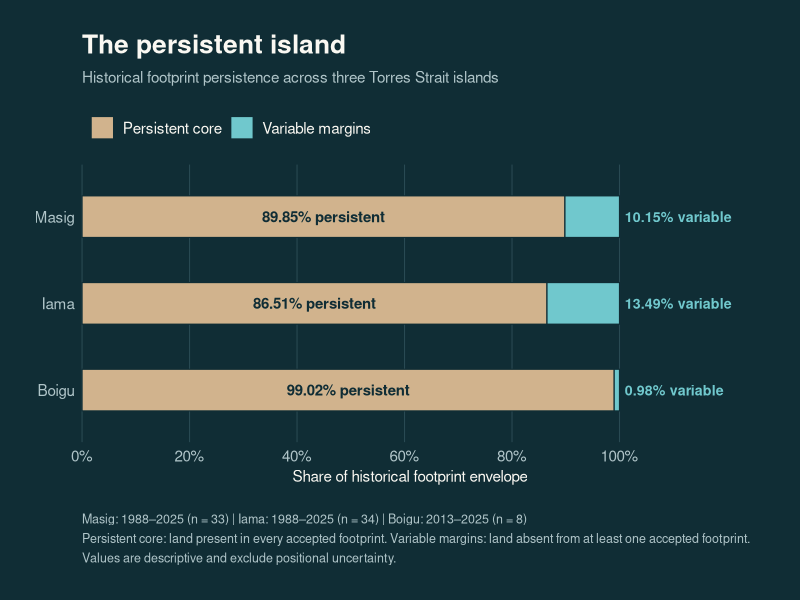
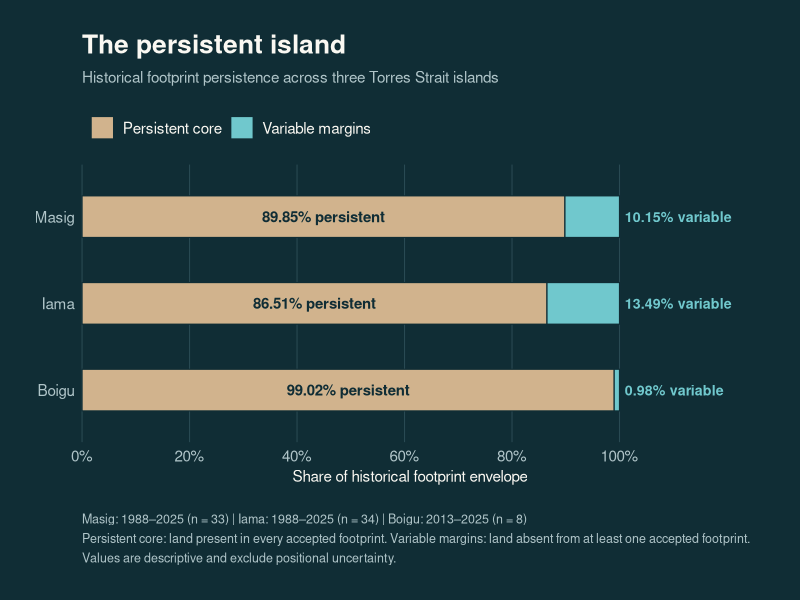

R code for these plots, in order:
# Historical island footprint persistence in the Torres Strait
# Kendra Sturdee
#
# Compares persistent land and variable margins across
# all accepted annual island footprints.
# Values are from the completed spatial analysis.

library(ggplot2)
library(dplyr)
library(tidyr)

# Load previously calculated spatial statistics

persistence <- tibble(
  Island = c("Masig", "Iama", "Boigu"),
  Persistent_pct = c(89.85, 86.51, 99.02),
  Variable_pct = c(10.15, 13.49, 0.98),
  Observations = c(33, 34, 8),
  Period = c("1988–2025", "1988–2025", "2013–2025")
)

# Verify analytical values

stopifnot(
  all(
    abs(
      persistence$Persistent_pct +
        persistence$Variable_pct - 100
    ) < 0.01
  )
)

persistence$Island <- factor(
  persistence$Island,
  levels = c("Boigu", "Iama", "Masig")
)

# GIS colour palette

ocean <- "#102D35"
ivory <- "#FAF8F2"
muted <- "#AFC4C8"
grid_colour <- "#294A53"

persistent_colour <- "#D1B38D"
variable_colour <- "#70C8CD"

# Prepare persistence measurements

persistence_long <- persistence %>%
  transmute(
    Island,
    `Persistent core` = Persistent_pct,
    `Variable margins` = Variable_pct
  ) %>%
  pivot_longer(
    cols = c(`Persistent core`, `Variable margins`),
    names_to = "Category",
    values_to = "Share_pct"
  )

persistence_long$Category <- factor(
  persistence_long$Category,
  levels = c("Variable margins", "Persistent core")
)

# Prepare annotations

persistence_labels <- persistence %>%
  mutate(
    PersistentLabel = sprintf(
      "%.2f%% persistent",
      Persistent_pct
    ),
    VariableLabel = sprintf(
      "%.2f%% variable",
      Variable_pct
    )
  )

# Create persistence figure

figure4 <- ggplot(
  persistence_long,
  aes(
    x = Share_pct,
    y = Island,
    fill = Category
  )
) +
  geom_col(
    width = 0.48,
    colour = ocean,
    linewidth = 0.4,
    position = position_stack(reverse = FALSE)
  ) +
  geom_text(
    data = persistence_labels,
    aes(
      x = Persistent_pct / 2,
      y = Island,
      label = PersistentLabel
    ),
    inherit.aes = FALSE,
    colour = ocean,
    fontface = "bold",
    size = 3.8
  ) +
  geom_text(
    data = persistence_labels,
    aes(
      x = 101,
      y = Island,
      label = VariableLabel
    ),
    inherit.aes = FALSE,
    hjust = 0,
    colour = variable_colour,
    fontface = "bold",
    size = 3.6
  ) +
  scale_fill_manual(
    values = c(
      "Persistent core" = persistent_colour,
      "Variable margins" = variable_colour
    ),
    breaks = c("Persistent core", "Variable margins")
  ) +
  scale_x_continuous(
    breaks = seq(0, 100, 20),
    labels = function(x) paste0(x, "%"),
    expand = expansion(mult = c(0, 0))
  ) +
  coord_cartesian(
    xlim = c(0, 122),
    clip = "off"
  ) +
  labs(
    title = "The persistent island",
    subtitle = "Historical footprint persistence across three Torres Strait islands",
    x = "Share of historical footprint envelope",
    y = NULL,
    fill = NULL,
    caption = paste(
      "Masig: 1988–2025 (n = 33) |",
      "Iama: 1988–2025 (n = 34) |",
      "Boigu: 2013–2025 (n = 8)",
      "\nPersistent core: land present in every accepted footprint.",
      "Variable margins: land absent from at least one accepted footprint.",
      "\nValues are descriptive and exclude positional uncertainty."
    )
  ) +
  theme_minimal(base_size = 12) +
  theme(
    plot.background = element_rect(
      fill = ocean,
      colour = NA
    ),
    panel.background = element_rect(
      fill = ocean,
      colour = NA
    ),
    plot.title = element_text(
      colour = ivory,
      face = "bold",
      size = 19,
      margin = margin(b = 8)
    ),
    plot.subtitle = element_text(
      colour = muted,
      size = 11,
      margin = margin(b = 15)
    ),
    axis.title = element_text(
      colour = ivory,
      size = 11
    ),
    axis.text = element_text(
      colour = muted,
      size = 11
    ),
    panel.grid.major.x = element_line(
      colour = grid_colour,
      linewidth = 0.35
    ),
    panel.grid.major.y = element_blank(),
    panel.grid.minor = element_blank(),
    axis.ticks = element_blank(),
    legend.position = "top",
    legend.justification = "left",
    legend.text = element_text(
      colour = ivory,
      size = 11
    ),
    legend.key = element_rect(
      fill = ocean,
      colour = NA
    ),
    legend.background = element_rect(
      fill = ocean,
      colour = NA
    ),
    plot.caption = element_text(
      colour = muted,
      size = 9,
      hjust = 0,
      lineheight = 1.3,
      margin = margin(t = 20)
    ),
    plot.margin = margin(25, 45, 25, 25)
  )

# Preview figure

print(figure4)

ggsave(
  filename = here::here("figures", "04_FootprintPersistence.png"),
  plot = figure4,
  width = 10,
  height = 7,
  dpi = 300,
  bg = "#102D35"
)
